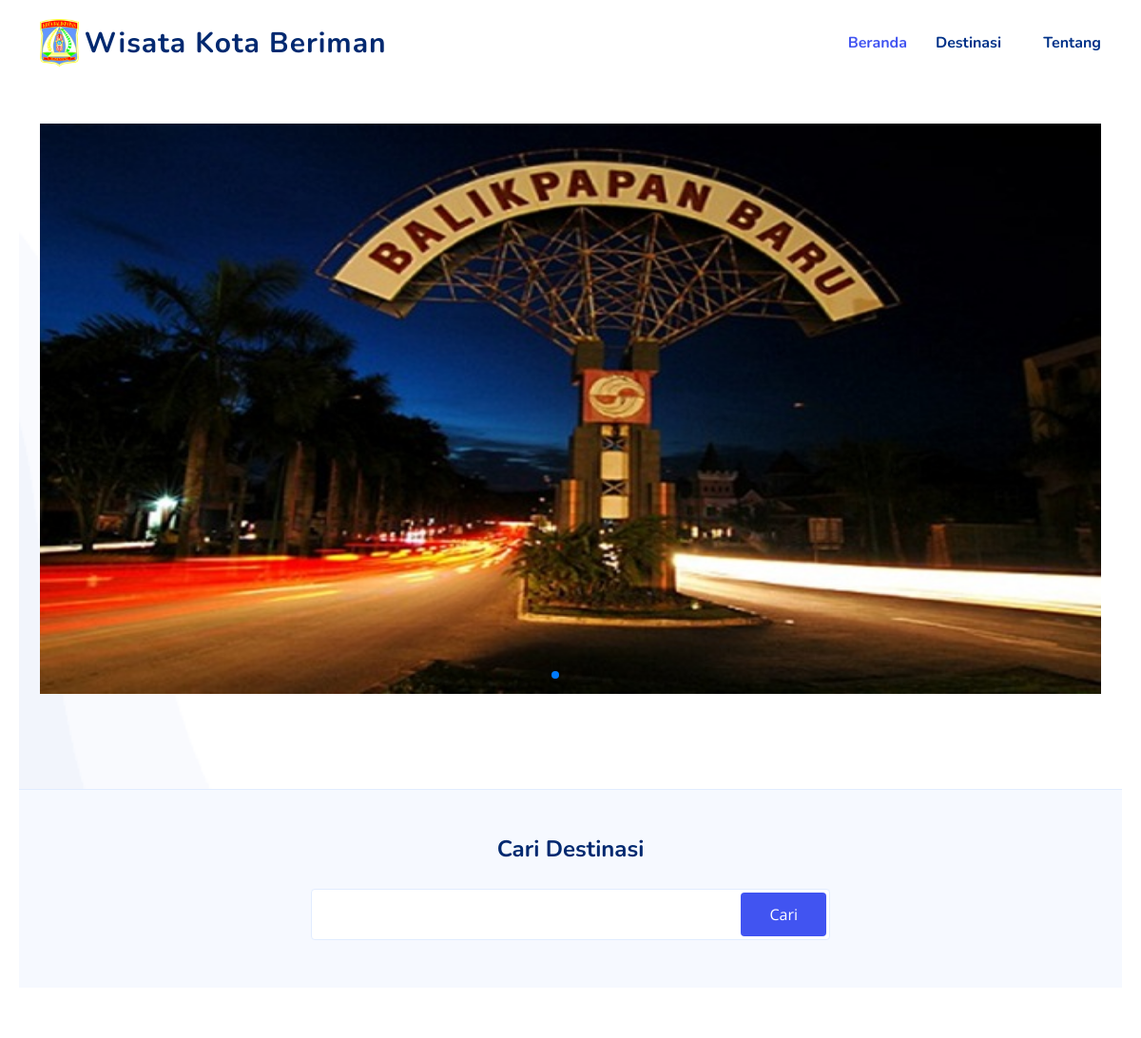
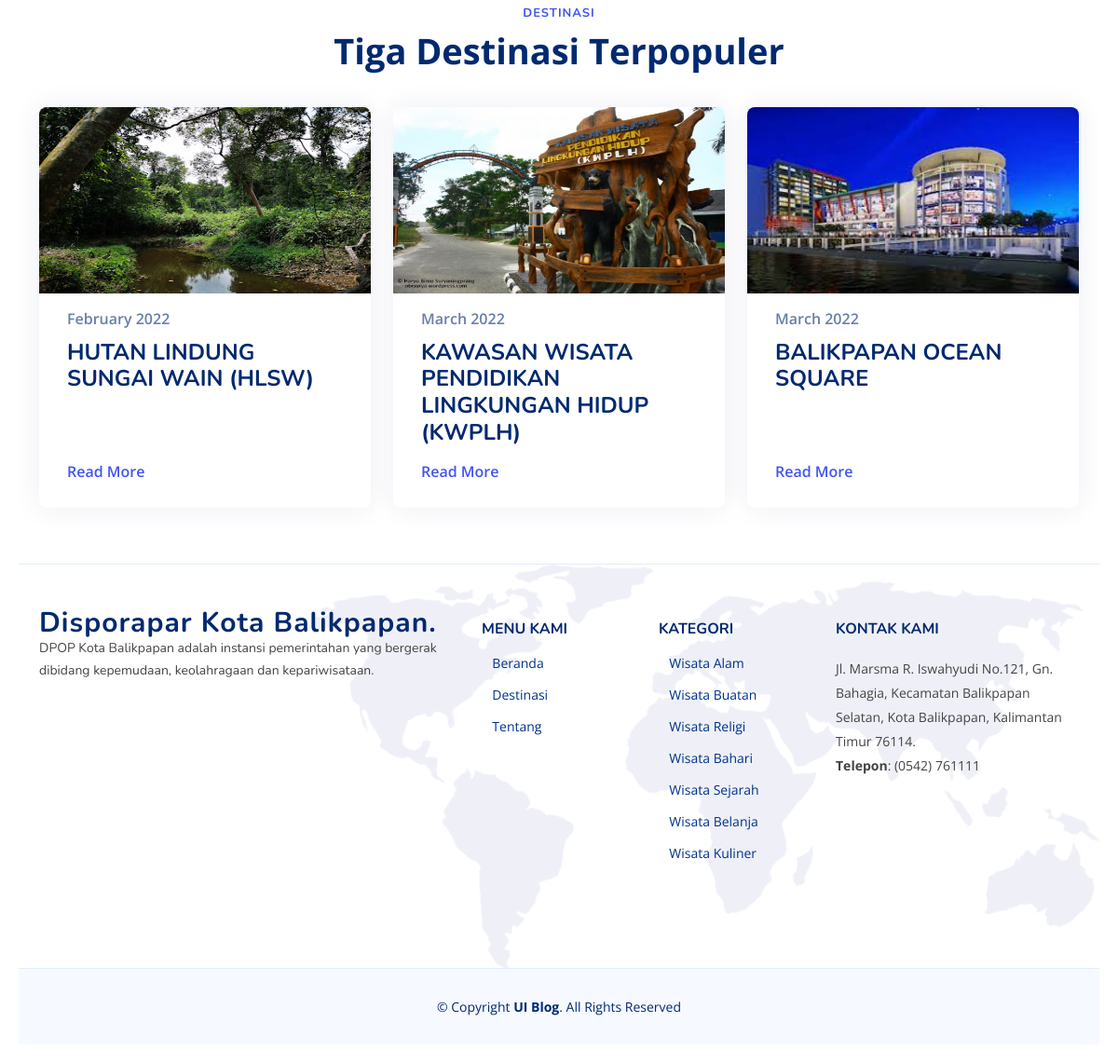
The page / on the database its author committed (2 pictures, top to bottom).
### tables this page shows
CREATE TABLE `tb_destinasi` (
  `id_destinasi` int(11) NOT NULL,
  `id_kategori` int(11) NOT NULL,
  `author` varchar(50) NOT NULL,
  `datetime` datetime NOT NULL DEFAULT CURRENT_TIMESTAMP,
  `judul` text NOT NULL,
  `konten` longtext NOT NULL,
  `alamat` varchar(200) NOT NULL,
  `url_google_maps` text NOT NULL,
  `gambar` text NOT NULL,
  `status` varchar(100) NOT NULL,
  `jml_komen` int(11) NOT NULL
);

CREATE TABLE `tb_kategori` (
  `id_kategori` int(11) NOT NULL,
  `nama_kategori` varchar(100) NOT NULL,
  `deskripsi` text NOT NULL,
  `datetime` datetime NOT NULL DEFAULT CURRENT_TIMESTAMP
);

### application/controllers/Home.php (called while the page is built, shortened)
<?php
class Home extends CI_Controller {
	public function index()
	{
		$data['title'] = 'Home';
		$data['kategori']		= $this->M_kategori->get_data()->result_array();
		$data['destination'] = $this->db->select('*')->from('tb_destinasi')->limit(3)->order_by('jml_komen', 'DESC')->get()->result_array();
		$this->load->view('front/home', $data);
	}
}

### index.php (called while the page is built, shortened)
<?php
require_once BASEPATH.'core/CodeIgniter.php';

### application/models/M_kategori.php (called while the page is built, shortened)
<?php
class M_kategori extends CI_Model {
	public $table	= 'tb_kategori';
	public function get_data()
	{
		$this->db->select('*');
		$this->db->from($this->table);
        return $this->db->get();
	}
}

### application/views/front/home.php (the view, shortened to what this page needs)
<?php $this->load->view('front/template/header');?>
  <section class="hero d-flex align-items-center">
    <div class="container">
      <div class="row gy-4">
        <div class="col-lg-12" data-aos="fade-up">
          <div class="about-details-slider swiper">
            <div class="swiper-wrapper" align="center">
              <div class="swiper-slide">
                <img src="<?= base_url() ?>assets/front/img/about/about-1.jpg" style="height: 600px; width: 100%;" alt="">
              </div>
            </div>
            <div class="swiper-pagination"></div>
          </div>
        </div>
      </div>
    </div>
  </section>
  <main id="main">
    <div class="footer-newsletter">
      <div class="container">
        <div class="row justify-content-center">
          <div class="col-lg-12 text-center">
            <h4>Cari Destinasi</h4>
          </div>
          <div class="col-lg-6">
            <form action="<?= base_url('Destinasi') ?>" method="post">
              <input type="text" name="keyword"><input type="submit" value="Cari">
            </form>
          </div>
        </div>
      </div>
    </div>
    <section id="recent-blog-posts" class="recent-blog-posts">
      <div class="container" data-aos="fade-up">
        <header class="section-header">
          <h2>Destinasi</h2>
          <p>Tiga Destinasi Terpopuler
          </p>
        </header>
        <div class="row">
          <?php
            foreach ($destination as $d) {
              $image = explode('||', $d['gambar']);
            ?>
              <div class="col-lg-4">
                <div class="post-box">
                  <div class="post-img"><img src="<?= base_url('assets/upload/gambar/'.$image[0]) ?>" class="img-fluid" style="width: 100%; height: 200px;" alt=""></div>
                  <span class="post-date"><?= date('F Y', strtotime($d['datetime'])) ?></span>
                  <h3 class="post-title"><?= $d['judul'] ?></h3>
                  <a href="<?= base_url('detail-destinasi/'.$d['id_destinasi']) ?>" class="readmore stretched-link mt-auto"><span>Read More</span><i
                      class="bi bi-arrow-right"></i></a>
                </div>
              </div>
          <?php  }
          ?>
        </div>
      </div>
    </section>
  </main>
<?php $this->load->view('front/template/footer');?>

### application/views/front/template/header.php (shortened to what this page needs)
<!DOCTYPE html>
<html lang="en">
<head>
  <link rel="stylesheet" href="https://use.fontawesome.com/releases/v5.7.2/css/all.css">
  <link href="<?= base_url() ?>assets/front/vendor/aos/aos.css" rel="stylesheet">
  <link href="<?= base_url() ?>assets/front/vendor/bootstrap/css/bootstrap.min.css" rel="stylesheet">
  <link href="<?= base_url() ?>assets/front/vendor/bootstrap-icons/bootstrap-icons.css" rel="stylesheet">
  <link href="<?= base_url() ?>assets/front/vendor/glightbox/css/glightbox.min.css" rel="stylesheet">
  <link href="<?= base_url() ?>assets/front/vendor/remixicon/remixicon.css" rel="stylesheet">
  <link href="<?= base_url() ?>assets/front/vendor/swiper/swiper-bundle.min.css" rel="stylesheet">
  <link rel="stylesheet" type="text/css" href="<?php echo base_url().'assets/vendor/izitoast/css/iziToast.min.css'?>"/>
  <link href="<?= base_url() ?>assets/front/css/style.css" rel="stylesheet">
</head>
<body>
  <header id="header" class="header fixed-top">
    <div class="container-fluid container-xl d-flex align-items-center justify-content-between">
      <a href="index.html" class="logo d-flex align-items-center">
        <img src="<?= base_url('assets/front/img/logo.png') ?>" class="logo" />
        <span>Wisata Kota Beriman</span>
      </a>
      <nav id="navbar" class="navbar">
        <ul>
          <li><a class="nav-link scrollto <?= $title == 'Home' ? 'active' : '' ?>" href="<?= base_url('home') ?>">Beranda</a></li>
          <li class="dropdown"><a href="<?= base_url('destinasi') ?>" class="<?= $title == 'Destinasi' ? 'active' : '' ?>"><span>Destinasi</span> <i class="bi bi-chevron-down"></i></a>
          </li>
          <li><a class="nav-link scrollto <?= $title == 'Tentang' ? 'active' : '' ?>" href="<?= base_url('about') ?>">Tentang</a></li>
        </ul>
      </nav>
    </div>
  </header>

### application/views/front/template/footer.php (shortened to what this page needs)
  <footer id="footer" class="footer">
    <div class="footer-top">
      <div class="container">
        <div class="row gy-4">
          <div class="col-lg-5 col-md-12 footer-info">
            <a href="#" class="logo d-flex align-items-center">
              <span>Disporapar Kota Balikpapan.</span>
            </a>
            <p>DPOP Kota Balikpapan adalah instansi pemerintahan yang bergerak dibidang kepemudaan, keolahragaan dan kepariwisataan.</p>
            <div class="social-links mt-3">
              <a href="https://twitter.com/porabudpar_bpn?s=21&t=0N2lBhyBXd5Ty8JZ_zt3bA" target="_target" class="twitter"><i class="bi bi-twitter"></i></a>
              <a href="https://www.facebook.com/disporaparkotabpn" target="_target" class="facebook"><i class="bi bi-facebook"></i></a>
              <a href="https://instagram.com/disporapar_balikpapan?igshid=YmMyMTA2M2Y=" target="_target" class="instagram"><i class="bi bi-instagram"></i></a>
              <a href="mailto:dpokp.balikpapan@gmail.com" target="_blank" class="linkedin"><i class="bi bi-envelope"></i></a>
            </div>
          </div>
          <div class="col-lg-2 col-6 footer-links">
            <h4>Menu Kami</h4>
            <ul>
              <li><i class="bi bi-chevron-right"></i> <a href="<?= base_url('home') ?>">Beranda</a></li>
              <li><i class="bi bi-chevron-right"></i> <a href="<?= base_url('destinasi') ?>">Destinasi</a></li>
              <li><i class="bi bi-chevron-right"></i> <a href="<?= base_url('about') ?>">Tentang</a></li>
            </ul>
          </div>
          <div class="col-lg-2 col-6 footer-links">
            <h4>Kategori</h4>
            <ul>
              <?php
              $kategori = $this->db->select('*')->from('tb_kategori')->get()->result_array();
              foreach ($kategori as $key) {
                $page = ($this->uri->segment(3)) ? $this->uri->segment(3) : 0;
              ?>
                <li><i class="bi bi-chevron-right"></i> <a href="<?= base_url('Destinasi/index/'.$page.'/'.$key['id_kategori']) ?>"><?= $key['nama_kategori'] ?></a></li>
              <?php } ?>
            </ul>
          </div>
          <div class="col-lg-3 col-md-12 footer-contact text-center text-md-start">
            <h4>Kontak Kami</h4>
            <p>
              Jl. Marsma R. Iswahyudi No.121, Gn. Bahagia, Kecamatan Balikpapan Selatan, Kota Balikpapan, Kalimantan Timur 76114.<br/>
              <strong>Telepon</strong>: (0542) 761111<br>
              <iframe src="https://www.google.com/maps/embed?pb=!1m18!1m12!1m3!1d3988.8384468945037!2d116.87341601475389!3d-1.2698573990737982!2m3!1f0!2f0!3f0!3m2!1i1024!2i768!4f13.1!3m3!1m2!1s0x2df146963aafe5f1%3A0x6c2f292a791828a5!2sDISPORAPAR!5e0!3m2!1sen!2sid!4v1654874509962!5m2!1sen!2sid" max-width="306" max-height="306" style="border:0;" allowfullscreen="" loading="lazy"></iframe>
            </p>
          </div>
        </div>
      </div>
    </div>
    <div class="container">
      <div class="copyright">
        &copy; Copyright <strong><span>UI Blog</span></strong>. All Rights Reserved
      </div>
  </footer>
</body>
</html>

### rows shown on the page
tb_destinasi: shows a picture, datetime "February 2022", judul "HUTAN LINDUNG SUNGAI WAIN (HLSW)"
tb_destinasi: shows a picture, datetime "March 2022", judul "KAWASAN WISATA PENDIDIKAN LINGKUNGAN HIDUP (KWPLH)"
tb_destinasi: shows a picture, datetime "March 2022", judul "BALIKPAPAN OCEAN SQUARE"
tb_kategori: nama_kategori "Wisata Alam"
tb_kategori: nama_kategori "Wisata Buatan"
tb_kategori: nama_kategori "Wisata Religi"
tb_kategori: nama_kategori "Wisata Bahari"
tb_kategori: nama_kategori "Wisata Sejarah"
tb_kategori: nama_kategori "Wisata Belanja"
tb_kategori: nama_kategori "Wisata Kuliner"
